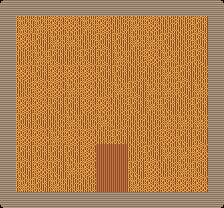

Below is a game level as drawn by its tile map, then a one-line description and the .tmx file that defines it, in full:
An orthogonal 14x13 tile map with 16x16 px tiles, 2 tile layers (bg, wheat) and 2 objects (Comb, Fire).

<map version="1.9" tiledversion="1.9.2" orientation="orthogonal" renderorder="right-down" width="14" height="13" tilewidth="16" tileheight="16" infinite="0" nextlayerid="4" nextobjectid="3">
 <tileset firstgid="1" source="tiles.tsx" />
 <layer id="2" name="bg" width="14" height="13">
  <data encoding="csv">
5,11,11,11,11,11,11,11,11,11,11,11,11,6,
11,11,11,11,11,11,11,11,11,11,11,11,11,11,
11,11,11,11,11,11,11,11,11,11,11,11,11,11,
11,11,11,11,11,11,11,11,11,11,11,11,11,11,
11,11,11,11,11,11,11,11,11,11,11,11,11,11,
11,11,11,11,11,11,11,11,11,11,11,11,11,11,
11,11,11,11,11,11,11,11,11,11,11,11,11,11,
11,11,11,11,11,11,11,11,11,11,11,11,11,11,
11,11,11,11,11,11,11,11,11,11,11,11,11,11,
11,11,11,11,11,11,8,8,8,11,11,11,11,11,
11,11,11,11,11,11,8,8,8,11,11,11,11,11,
11,11,11,11,11,11,8,8,8,11,11,11,11,11,
9,11,11,11,11,11,11,11,11,11,11,11,11,10
</data>
 </layer>
 <layer id="1" name="wheat" width="14" height="13">
  <data encoding="csv">
0,0,0,0,0,0,0,0,0,0,0,0,0,0,
0,3,3,1,1,3,1,4,3,1,4,4,2,0,
0,1,2,3,3,4,2,2,3,3,2,4,2,0,
0,4,3,2,4,2,2,3,4,1,3,4,2,0,
0,1,2,1,1,1,2,2,4,4,3,2,4,0,
0,4,1,1,3,1,4,3,2,3,3,2,3,0,
0,1,1,2,2,1,1,4,2,3,2,4,2,0,
0,2,2,4,3,4,3,4,4,4,3,3,3,0,
0,1,1,3,1,1,4,2,4,4,1,2,2,0,
0,2,2,2,2,1,0,0,4,2,3,3,1,0,
0,2,1,2,3,1,0,0,2,1,4,3,2,0,
0,3,2,3,4,4,0,0,3,1,1,1,1,0,
0,0,0,0,0,0,0,0,0,0,0,0,0,0
</data>
 </layer>
 <objectgroup id="3" name="obj">
  <object id="1" name="Comb" class="Comb" x="96" y="144.166" width="32" height="48" />
  <object id="2" name="Fire" class="Fire" x="192" y="16" width="16" height="16" />
 </objectgroup>
</map>